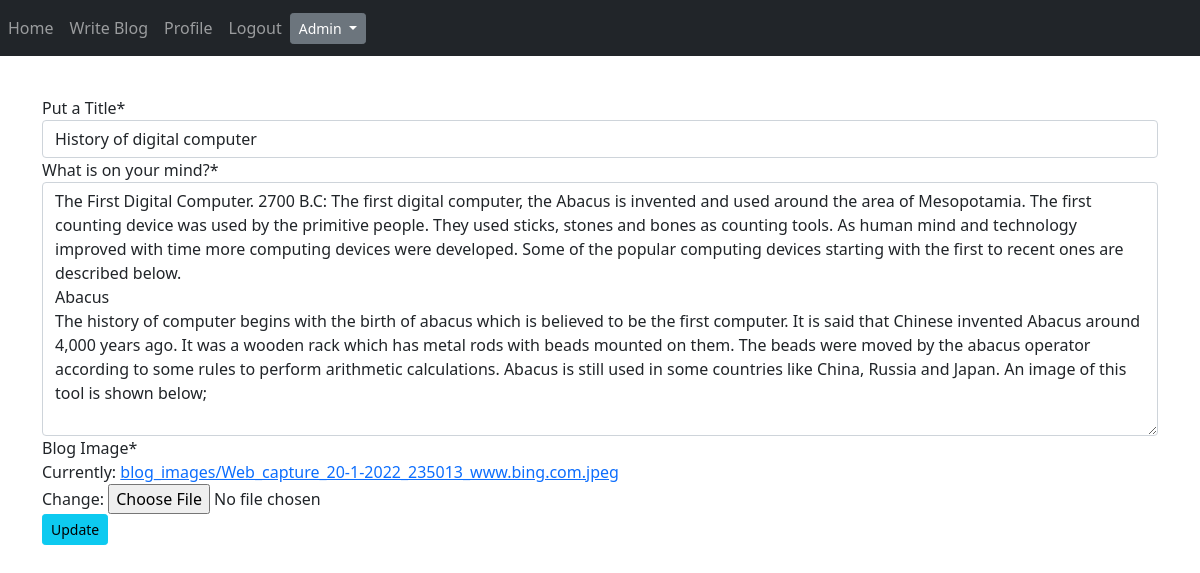
Page /blog/edit-blog/3/ (signed in) on the committed database.
### App_Blog/models.py (models this page shows, shortened)
class Blog(models.Model):
    author = models.ForeignKey(User, on_delete=models.CASCADE, related_name='post_author')
    blog_title = models.CharField(max_length=264, verbose_name='Put a Title')
    slug = models.SlugField(max_length=200, unique=True)
    blog_content = models.TextField(verbose_name='What is on your mind?')
    blog_image = models.ImageField(upload_to='blog_images', verbose_name='Blog Image')
    publish_date = models.DateTimeField(auto_now_add=True)
    update_date = models.DateTimeField(auto_now=True)
    class Meta:
        ordering = ('-publish_date',)

### App_Blog/views.py (the view, shortened to what this page needs)
# urls.py: path('edit-blog/<pk>/', views.UpdateBlog.as_view(), name='edit_blog'),
class UpdateBlog(LoginRequiredMixin,UpdateView):
    model = Blog
    fields = ('blog_title','blog_content','blog_image')
    template_name = 'App_Blog/edit_blog.html'

### templates/App_Blog/edit_blog.html (shortened to what this page needs)
{% extends 'base.html' %}
{% load crispy_forms_tags %}
{% block body_block %}
{% if blog.author == user %}
<form method="post">
    {{ form|crispy }}
    <button type="submit" class="btn btn-info btn-sm">Update</button>
</form>
{% else %}
<p> You are not allowed to view this page </p>
{% endif %}
{% endblock %}

### templates/base.html (shortened to what this page needs)
<!doctype html>
<html lang="en">
  <head>
    <link href="https://cdn.jsdelivr.net/npm/bootstrap@5.1.3/dist/css/bootstrap.min.css" rel="stylesheet">
    <link rel="stylesheet" href="https://maxcdn.bootstrapcdn.com/font-awesome/4.7.0/css/font-awesome.min.css">
  </head>
  <body>
    <nav class="navbar navbar-expand-sm bg-dark navbar-dark">
        <ul class="navbar-nav">
          <li class="nav-item">
            <a class="nav-link" href="{% url 'index' %}">Home</a>
          </li>
          {% if user.is_authenticated %}
          <li class="nav-item">
            <a class="nav-link" href="{% url 'App_Blog:create_blog' %}">Write Blog</a>
          </li>
          <li class="nav-item">
            <a class="nav-link" href="{% url 'App_Login:profile' %}">Profile</a>
          </li>
          <li class="nav-item">
            <a class="nav-link" href="{% url 'App_Login:logout' %}">Logout</a>
          </li>
          {% endif %}
        </ul>
        {% if user.is_authenticated %}
        <div class="dropdown">
          <button class="btn btn-secondary btn-sm dropdown-toggle dropdown-toggle" type="button" id="dropdownMenuButton1" data-bs-toggle="dropdown" aria-expanded="false">
            {{user.username}}
          </button>
        </div>
        {% endif %}
    </nav>
    <div class="container" style="padding-top:20px">
    </div>
    <div class="container" style="padding-top:20px">
      {% block body_block %}
      {% endblock %}
    </div>
  </body>
</html>

### rows in the picture
Blog: blog_title "History of digital computer", blog_content "The First Digital Computer. 2700 B.C: The first digital computer, the Abacus is invented and used around the area of Mesopotamia. The first counting device was used by the primitive people. They used sticks, stones and bones as counting tools. As human mind and technology improved with time more computing devices were developed. Some of the popular computing devices starting with the first to recent ones are described below. Abacus The history of computer begins with the birth of abacus which is believed to be the first computer. It is said that Chinese invented Abacus around 4,000 years ago. It was a wooden rack which has metal rods with beads mounted on them. The beads were moved by the…"

### other values in the picture
{{ user.username }} "Admin"
